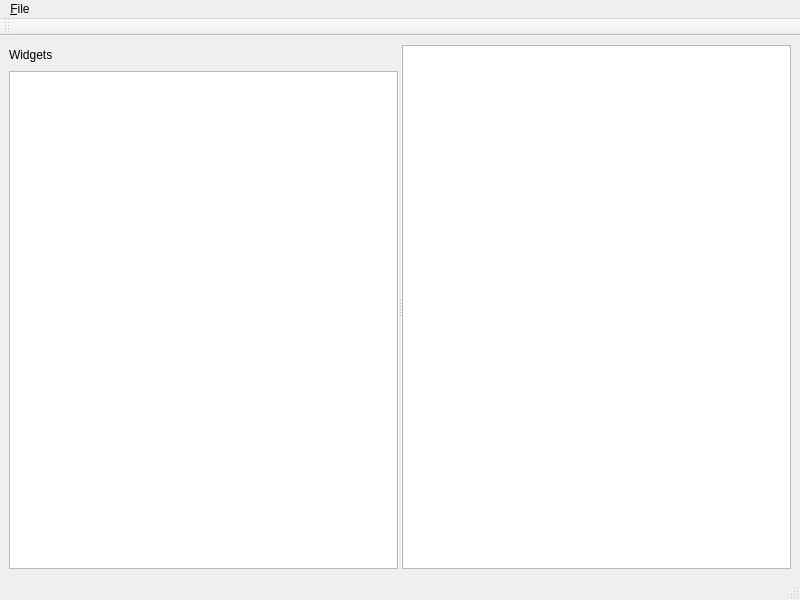
<?xml version="1.0" encoding="UTF-8"?>
<ui version="4.0">
 <class>main</class>
 <widget class="QMainWindow" name="main">
  <property name="geometry">
   <rect>
    <x>0</x>
    <y>0</y>
    <width>800</width>
    <height>600</height>
   </rect>
  </property>
  <property name="windowTitle">
   <string>SparX</string>
  </property>
  <widget class="QWidget" name="centralwidget">
   <layout class="QVBoxLayout" name="verticalLayout_2">
    <item>
     <widget class="QSplitter" name="splitter">
      <property name="orientation">
       <enum>Qt::Horizontal</enum>
      </property>
      <widget class="QWidget" name="">
       <layout class="QVBoxLayout" name="verticalLayout">
        <item>
         <layout class="QHBoxLayout" name="horizontalLayout">
          <item>
           <widget class="QLabel" name="label">
            <property name="text">
             <string>Widgets</string>
            </property>
           </widget>
          </item>
          <item>
           <spacer name="horizontalSpacer">
            <property name="orientation">
             <enum>Qt::Horizontal</enum>
            </property>
            <property name="sizeHint" stdset="0">
             <size>
              <width>40</width>
              <height>20</height>
             </size>
            </property>
           </spacer>
          </item>
         </layout>
        </item>
        <item>
         <widget class="QListWidget" name="widgets"/>
        </item>
       </layout>
      </widget>
      <widget class="QGraphicsView" name="arena"/>
     </widget>
    </item>
   </layout>
  </widget>
  <widget class="QMenuBar" name="menubar">
   <property name="geometry">
    <rect>
     <x>0</x>
     <y>0</y>
     <width>800</width>
     <height>25</height>
    </rect>
   </property>
   <widget class="QMenu" name="menu_File">
    <property name="title">
     <string>&amp;File</string>
    </property>
    <addaction name="action_New_Diagram"/>
    <addaction name="action_Open_Diagram"/>
    <addaction name="separator"/>
    <addaction name="action_Quit"/>
   </widget>
   <addaction name="menu_File"/>
  </widget>
  <widget class="QStatusBar" name="statusbar"/>
  <widget class="QToolBar" name="toolBar">
   <property name="windowTitle">
    <string>toolBar</string>
   </property>
   <attribute name="toolBarArea">
    <enum>TopToolBarArea</enum>
   </attribute>
   <attribute name="toolBarBreak">
    <bool>false</bool>
   </attribute>
  </widget>
  <action name="action_New_Diagram">
   <property name="text">
    <string>&amp;New Diagram</string>
   </property>
  </action>
  <action name="action_Open_Diagram">
   <property name="text">
    <string>&amp;Open Diagram</string>
   </property>
  </action>
  <action name="action_Quit">
   <property name="text">
    <string>&amp;Quit</string>
   </property>
  </action>
 </widget>
 <tabstops>
  <tabstop>widgets</tabstop>
  <tabstop>arena</tabstop>
 </tabstops>
 <resources/>
 <connections/>
</ui>
